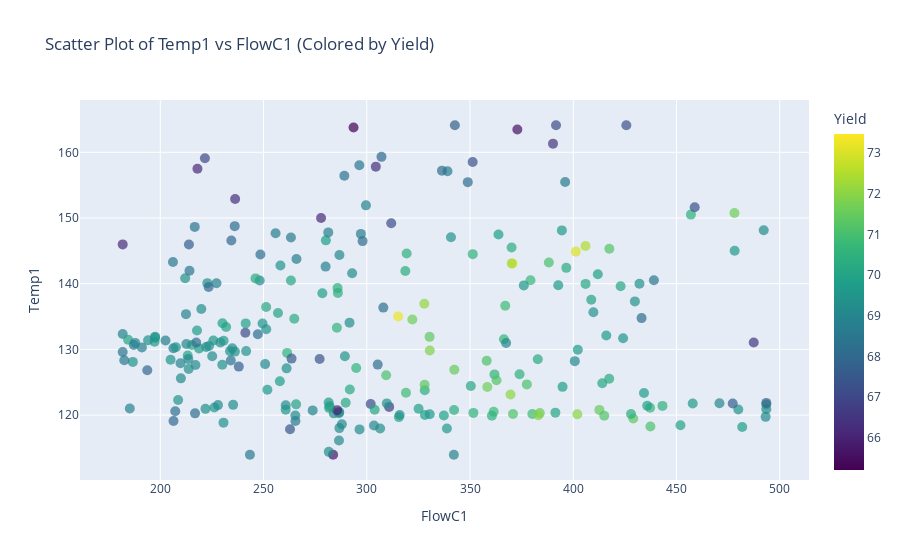

Notebook cell for this chart:
### Code cell
# Create the scatter plot
fig = px.scatter(
    df1, 
    x='FlowC1', 
    y='Temp1', 
    color='Yield',  # Color by Yield
    title='Scatter Plot of Temp1 vs FlowC1 (Colored by Yield)',
    labels={'Temp1': 'Temp1', 'FlowC1': 'FlowC1', 'Yield': 'Yield'},
    color_continuous_scale='viridis',  # Color scale
    opacity=0.7  # Transparency
)

# Update marker size
fig.update_traces(marker=dict(size=10))

# Show the plot
fig.show()

### Figure 1 — Plotly figure (JSON) as saved in the notebook; plotly's stock layout.template omitted (floating-point values rounded to 4 significant figures; data arrays with more than 128 entries replaced by an {"elided": "..."} marker saying what was removed)
{"data": [{"hovertemplate": "FlowC1=%{x}<br>Temp1=%{y}<br>Yield=%{marker.color}<extra></extra>", "legendgroup": "", "marker": {"color": {"elided": "253 float values"}, "coloraxis": "coloraxis", "opacity": 0.7, "size": 10, "symbol": "circle"}, "mode": "markers", "name": "", "orientation": "v", "showlegend": false, "type": "scatter", "x": {"elided": "253 float values"}, "xaxis": "x", "y": {"elided": "253 float values"}, "yaxis": "y"}], "layout": {"coloraxis": {"colorbar": {"title": {"text": "Yield"}}, "colorscale": [[0, "#440154"], [0.1111, "#482878"], [0.2222, "#3e4989"], [0.3333, "#31688e"], [0.4444, "#26828e"], [0.5556, "#1f9e89"], [0.6667, "#35b779"], [0.7778, "#6ece58"], [0.8889, "#b5de2b"], [1, "#fde725"]]}, "legend": {"tracegroupgap": 0}, "title": {"text": "Scatter Plot of Temp1 vs FlowC1 (Colored by Yield)"}, "xaxis": {"anchor": "y", "domain": [0, 1], "title": {"text": "FlowC1"}}, "yaxis": {"anchor": "x", "domain": [0, 1], "title": {"text": "Temp1"}}}}
